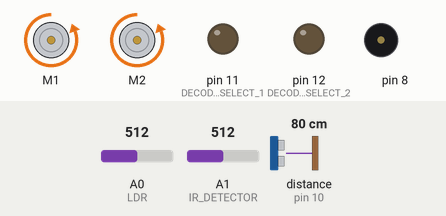
Simulated run of this sketch. Board: Arduino Uno, built with avr-gcc and run on an emulated ATmega328P. Shown: 2 × DC motor (green arrow = forward, orange = backward, longer = faster), output pins drawn as LEDs (lit = HIGH), buzzer (waves = sounding). Wiring (inferred from the names in the program): ultrasonic range finder: trigger pin 10; echo pin 10. Dashed ring = blinking. The inputs (shaded band) are chosen by the test bench; at power-on: A0 (LDR) = 512, A1 (IR_DETECTOR) = 512, distance to the obstacle (sensor on pin 10) 80 cm. The echo pulse lasts 58.3 µs per cm.

Above: at 0.71 s.
1.4 s: A0 (LDR) set to 1023
At 1.84 s:
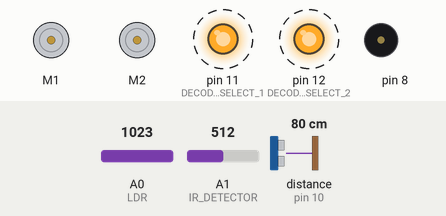
At 11.8 s:
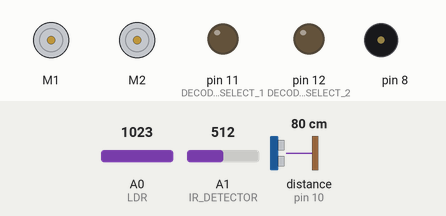
Timing chart, 0 to 12.1 s (numbered marks = the images above; inputs shaded):
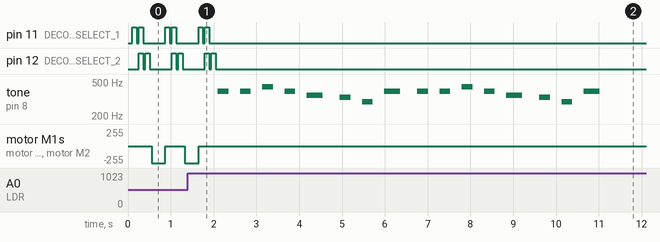

The sketch:

final.ino
```cpp
#include <MeMCore.h>

int status = 0;  // global status; 0 = do nothing, 1 = mBot runs

//DEBUGMODE
bool SERIAL_MONITOR_ON = true;  //Enable Serial Monitor
bool DEBUGMODE = false;         //Enable DEBUG Mode

//--COLOUR CALIBRATION AND READING--

//INITIALISATION

//LED controls
#define RGBWait 50  //Define time delay before changing to another LED colour
#define LDRWait 10  //Define time delay before taking another LDR reading in milliseconds

#define DECODER_SELECT_1 11  //D11 = DECODER PIN 2
#define DECODER_SELECT_2 12  //D12 = DECODER PIN 3
MeRGBLed RGBled(0, 30);
MePort ldr_adaptor(1);

#define LDR_DETECTOR 0  //A0
#define LDR 0           //LDR sensor pin at A0

//LED readings
#define RED_RGB 0
#define BLUE_RGB 1
#define GREEN_RGB 2

typedef enum {
  WHITE_PAPER = 1,
  BLACK_PAPER = 2,
  RED_PAPER = 3,
  GREEN_PAPER = 4,
  BLUE_PAPER = 5,
  PINK_PAPER = 6,
  ORANGE_PAPER = 7,
} PaperColours;

//floats to hold colour arrays.
//white, black and grey arrays are calibrated at the start of the day to account for discrepancies in sensor readings
float colourArray[] = { 0, 0, 0 };
float whiteArray[] = { 959.00, 983.00, 947.00 };
float blackArray[] = { 683.00, 821.00, 728.00 };
float greyDiff[] = { 390.00, 179.00, 218.00 };

//FUNCTIONS

//helper function to get average LDR readings
int getAvgReading(int times) {
  //find the average reading for the requested number of times of scanning LDR
  int reading;
  int total = 0;
  //take the reading as many times as requested and add them up
  for (int i = 0; i < times; i++) {
    reading = analogRead(LDR);
    total = reading + total;
    delay(LDRWait);
  }
  //calculate the average and return it
  return total / times;
}

//helper functions to control the LED lights:

//code for turning on the red LED only
void shineRed() {
  digitalWrite(DECODER_SELECT_1, HIGH);
  digitalWrite(DECODER_SELECT_2, LOW);
}

//code for turning on the green LED only
void shineGreen() {
  digitalWrite(DECODER_SELECT_1, HIGH);
  digitalWrite(DECODER_SELECT_2, HIGH);
}

//code for turning on the blue LED only
void shineBlue() {
  digitalWrite(DECODER_SELECT_1, LOW);
  digitalWrite(DECODER_SELECT_2, HIGH);
}

//code for turning off all the LEDs
void offLED() {
  digitalWrite(DECODER_SELECT_1, LOW);
  digitalWrite(DECODER_SELECT_2, LOW);
}

//function for colour calibration
void setBalance() {
  //set white balance
  Serial.println("Put White Sample For Calibration ...");
  delay(5000);  //delay for five seconds for getting sample ready

  //scan the white sample.
  //go through one colour at a time, set the maximum reading for each colour -- red, green and blue to the white array
  for (int i = 0; i <= 2; i++) {
    if (i == 0) shineRed();
    else if (i == 1) shineGreen();
    else shineBlue();
    delay(RGBWait);
    whiteArray[i] = getAvgReading(30);  //scan 30 times and return the average,
    offLED();
    delay(RGBWait);
  }

  //done scanning white, time for the black sample.
  //set black balance
  Serial.println("Put Black Sample For Calibration ...");
  delay(5000);  //delay for five seconds for getting sample ready
  //scan the black sample
  //go through one colour at a time, set the minimum reading for red, green and blue to the black array
  for (int i = 0; i <= 2; i++) {
    if (i == 0) shineRed();
    else if (i == 1) shineGreen();
    else shineBlue();
    delay(RGBWait);
    blackArray[i] = getAvgReading(30);
    offLED();
    delay(RGBWait);

    //the difference between the maximum and the minimum gives the range
    greyDiff[i] = whiteArray[i] - blackArray[i];
  }

  if (DEBUGMODE) {
    Serial.print("White Array: ");
    for (int i = 0; i < 3; i++) {
      Serial.print(whiteArray[i]);
      Serial.print(" ");
    }
    Serial.println();

    Serial.print("Black array: ");
    for (int i = 0; i < 3; i++) {
      Serial.print(blackArray[i]);
      Serial.print(" ");
    }
    Serial.println();

    Serial.print("Grey Array: ");
    for (int i = 0; i < 3; i++) {
      Serial.print(greyDiff[i]);
      Serial.print(" ");
    }
    Serial.println();
  }

  //delay another 5 seconds for getting ready colour objects
  Serial.println("Colour Sensor Is Ready.");
  delay(5000);
}

PaperColours detectColor() {
  //filling in the array of colour readings in R, G, B order {R,G,B}
  for (int c = 0; c <= 2; c++) {
    //turn on only one LED per loop
    if (c == 0) shineRed();
    else if (c == 1) shineGreen();
    else shineBlue();
    delay(RGBWait);
    //get the average of 5 consecutive LDR readings for the current colour and return an average
    colourArray[c] = getAvgReading(5);
    //normalize the obtained values to give values:
    //((average reading returned - lowest value) / maximum possible range)*255 to give a value between 0-255, representing the value for the current reflectivity (i.e. the colour LDR is exposed to)
    colourArray[c] = (colourArray[c] - blackArray[c]) / (greyDiff[c]) * 255;
    offLED();
    delay(RGBWait);

    //show the value for the current colour LED, which corresponds to either the R, G or B of the RGB code
    if (DEBUGMODE) {
      Serial.println(int(colourArray[c]));
    }
  }
  return getColour();
}

//function to determine colour underneath using data obtained during colour calibration
//values for conditions obtained during colour calibration previously
PaperColours getColour() {
  int threshold = 5;
  if (colourArray[RED_RGB] > 160) {
    if (colourArray[BLUE_RGB] > (230 - threshold)) {
      return WHITE_PAPER;
    } else if (colourArray[BLUE_RGB] > (195 - threshold)) {
      return PINK_PAPER;
    } else if (colourArray[BLUE_RGB] > (180 - threshold)) {
      return ORANGE_PAPER;
    } else {
      return RED_PAPER;
    }
  } else {
    if (colourArray[GREEN_RGB] > (240 - threshold)) {
      return BLUE_PAPER;
    } else {
      return GREEN_PAPER;
    }
  }
}

//--PROXIMITY SENSORS (ULTRASOUND AND IR)--

//INITIALISATION (ULTRASOUND)
#define TIMEOUT 1500        // Max microseconds to wait; choose according to max dist of wall
#define SPEED_OF_SOUND 340  //Update according to experiment
#define ULTRASONIC 10       //D10 = Ultrasonic
#define ULTRASONIC_DELAY 500

//FUNCTIONS (ULTRASOUND)

//function to get values for distance from right wall
double getUltrasonic() {
  //configure ultrasonic pin
  pinMode(ULTRASONIC, OUTPUT);

  //send ping
  digitalWrite(ULTRASONIC, LOW);
  delayMicroseconds(2);
  digitalWrite(ULTRASONIC, HIGH);
  delayMicroseconds(2);
  digitalWrite(ULTRASONIC, LOW);

  //configure ultrasonic pin
  pinMode(ULTRASONIC, INPUT);

  //record time taken for ping to return
  long duration = pulseIn(ULTRASONIC, HIGH, TIMEOUT);
  double distance_from_left = 0;
  //since the sound echos, time taken to travel to left wall is half
  //calculate the distance from the left wall
  if (duration > 0) {
    distance_from_left = duration / 2.0 / 1000000 * SPEED_OF_SOUND * 100;
  } else {
    //distance too far - error
    return -1;
  }

  //return calculated distance
  return distance_from_left;
}

//INITIALISATION (IR DETECTOR)
#define IR_DETECTOR 1  //A1
#define IR_WAIT 1

MePort ir_adaptor(0);

//FUNCTIONS (IR DETECTOR)

//helper function to turn on the IR emitter only
void shineIR() {
  digitalWrite(DECODER_SELECT_1, LOW);
  digitalWrite(DECODER_SELECT_2, LOW);
}

//helper function to turn off the IR emitter
void offIR() {
  digitalWrite(DECODER_SELECT_1, HIGH);
  digitalWrite(DECODER_SELECT_2, HIGH);
}

//function to get values for distance from left wall
double getIR() {
  offIR();  //to remove the emitted IR and only leave IR from the surroundings
  delay(IR_WAIT);

  double ambientIR = analogRead(IR_DETECTOR);  //reading only IR from the surroundings

  shineIR();
  delay(IR_WAIT);
  double reading = analogRead(IR_DETECTOR);  //reading IR from surroundings AND IR emitter
  double IR_val = ambientIR - reading; //calculate the reflected IR value by removing ambient light interference

  if (DEBUGMODE) {
    Serial.print("IR_val (0 - 1023): ");
    Serial.println(IR_val);
  }

  //return IR distance
  return IR_val;
}

//--MOVEMENT--

//INITIALISATION

MeDCMotor leftMotor(M1);   // assigning Left Motor to port M1
MeDCMotor rightMotor(M2);  // assigning Right Motor to port M2

//direction for turn function
#define TURN_LEFT 0
#define TURN_RIGHT 1

#define turning_time_ms 359.5    //the time duration (ms) for turning
uint8_t motorSpeed = 255;        //setting motor speed to an integer between 1 and 255
uint8_t nudgeSpeed = 182;        //nudgeSpeed<motorSpeed to make mbot swerve when too close to either wall
#define double_time_forward 777  //time taken to move one grid forward for compound functions

//FUNCTIONS

//function to stop both motors (i.e. make the mbot stop moving)
void stopMotor() {
  leftMotor.stop();
  rightMotor.stop();
}

//function to move forward
//since left and right motor are turning in opposite directions, sign for the motors are different
void moveForward() {
  leftMotor.run(-motorSpeed);
  rightMotor.run(motorSpeed);
}

//helper function to turn
void turn(int dir, double deg) {
  //0 for left, 1 for right
  if (dir == 0) {
    leftMotor.run(motorSpeed);            //+ve: wheel turns clockwise
    rightMotor.run(motorSpeed);           //+ve: wheel turns clockwise
    delay((turning_time_ms / 90) * deg);  //keep turning left for this time duration, adjust to set angle
    stopMotor();
  }
  if (dir == 1) {
    leftMotor.run(-motorSpeed);           //-ve: wheel turns anti-clockwise
    rightMotor.run(-motorSpeed);          //-ve: wheel turns anti-clockwise
    delay((turning_time_ms / 90) * deg);  //keep turning left for this time duration, adjust to set angle
    stopMotor();
  }
}

//function to turn left 90 deg within the same grid
void turnLeft() {
  turn(TURN_LEFT, 80);  //calibration for overturning
}

//function to turn right 90 deg within the same grid
void turnRight() {
  turn(TURN_RIGHT, 80);  //calibration for overturning
}

//function to turn 180 deg within the same grid
void uTurn() {
  turn(TURN_LEFT, 155);  //calibration for overturning
}

//function to swerve left
void nudgeLeft() {
  leftMotor.run(-nudgeSpeed);
  rightMotor.run(motorSpeed);  //left wheel moves slower than right wheel--will swerve left
}

//function to swerve right
void nudgeRight() {
  leftMotor.run(-motorSpeed);
  rightMotor.run(nudgeSpeed);  //right wheel moves slower than left wheel--will swerve right
}

//function to do double left turn
void doubleLeftTurn() {
  turnLeft();
  moveForward();  //
  delay(double_time_forward);
  turnLeft();
}

//function to do double right turn
void doubleRightTurn() {
  turnRight();
  moveForward();
  delay(double_time_forward);
  turnRight();
}

//INITIALISATION FOR MOVING STRAIGHT:
//is set at the beginning in setup
double threshold_left = 0;
double threshold_right = 0;

//function to move straight:
//code to move forward and nudge when too close to either wall
void moveStraight() {
  double distance_from_left = getUltrasonic();  //closer corresponds to smaller distance_from_left
  double distance_from_right = getIR();         //closer corresponds to larger distance_from_right

  //condition to account for no walls on either side:
  //if either wall too far, do not make false positive nudges and move forward
  if (distance_from_left == -1 || distance_from_right > threshold_right * 1.25) {
    moveForward();
  }

  //if too close to left wall, nudge right
  else if (distance_from_left > 0 && distance_from_left < threshold_left) {
    nudgeRight();
    delay(10);
  }

  //if too close to right wall, nudge left
  else if (distance_from_right > threshold_right) {
    nudgeLeft();
    delay(10);
  }

  //if in centre, do not nudge and move forward
  else {
    moveForward();
  }

  //print distances from either wall to check readings and variables in the condiitonals
  if (DEBUGMODE) {
    Serial.print("Right: ");
    Serial.println(distance_from_right);
    Serial.print("Left (cm): ");
    Serial.println(distance_from_left);
  }
}

//--CELEBRATION--

//INITIALISATION
MeBuzzer buzzer;  //create buzzer object

//FUNCTION

//function to play celebratory tune
void celebrate() {
  // Justin Bieber - "Baby" (short buzzer version)
  int tempo = 250;
  int gap = 20;

  // ---- Part 1: "Baby, baby, baby oh~" ----
  buzzer.tone(392, tempo);
  delay(tempo + gap);  // G4 "Ba"
  buzzer.tone(392, tempo);
  delay(tempo + gap);  // G4 "by"
  buzzer.tone(440, tempo);
  delay(tempo + gap);  // A4 "ba"
  buzzer.tone(392, tempo);
  delay(tempo + gap);  // G4 "by"
  buzzer.tone(349, tempo * 1.5);
  delay(tempo * 1.5 + gap);  // F4 "oh~"
  buzzer.tone(330, tempo);
  delay(tempo + gap);  // E4
  buzzer.tone(294, tempo);
  delay(tempo + gap);  // D4
  buzzer.tone(392, tempo * 1.5);
  delay(tempo * 1.5 + gap);  // G4 ending

  // ---- Part 2: "Baby, baby, baby no~" ----
  buzzer.tone(392, tempo);
  delay(tempo + gap);  // G4 "Ba"
  buzzer.tone(392, tempo);
  delay(tempo + gap);  // G4 "by"
  buzzer.tone(440, tempo);
  delay(tempo + gap);  // A4 "ba"
  buzzer.tone(392, tempo);
  delay(tempo + gap);  // G4 "by"
  buzzer.tone(349, tempo * 1.5);
  delay(tempo * 1.5 + gap);  // F4 "no~"
  buzzer.tone(330, tempo);
  delay(tempo + gap);  // E4
  buzzer.tone(294, tempo);
  delay(tempo + gap);  // D4
  buzzer.tone(392, tempo * 1.5);
  delay(tempo * 1.5 + gap);  // G4 ending

  buzzer.noTone();
}

//--CHALLENGE MODE--

//INITIALISATION

//line detector (entering of challenge mode)
MeLineFollower lineFinder(PORT_3);  // assigning lineFinder to RJ25 port 2
int sensorState;

//FUNCTION

//function to decide what action to do
void action(PaperColours c) {
  if (c == RED_PAPER) {
    turnLeft();
  } else if (c == BLUE_PAPER) {
    doubleRightTurn();
  } else if (c == GREEN_PAPER) {
    turnRight();
  } else if (c == PINK_PAPER) {
    doubleLeftTurn();
  } else if (c == ORANGE_PAPER) {
    uTurn();
  } else if (c == WHITE_PAPER) {
    celebrate();
    status = 1;  //end of maze--when loop runs again, mbot does nothing as status redfined as 1
  } else {
    return;
  }
}

//--RUNNING THE MBOT--

void setup() {  //Begin serial communication
  if (SERIAL_MONITOR_ON) {
    Serial.begin(9600);
  }
  //Configure LDR pins
  pinMode(LDR_DETECTOR, INPUT);

  //Configure IR pins
  pinMode(IR_DETECTOR, INPUT);

  //Configure decoder pins
  pinMode(DECODER_SELECT_1, OUTPUT);
  pinMode(DECODER_SELECT_2, OUTPUT);

  //delay to give time to react/move hands away before mbot starts moving
  delay(100);
  double offset = 2;
  //setting threshold values that represent being centre of the path
  //offset to allow mbot some leeway from the centre
  threshold_right = getIR() - offset;
  threshold_left = getUltrasonic() + offset;
}

void loop() {
  sensorState = lineFinder.readSensors();
  if (status == 0) {                     //if mbot did not reach the end of the maze yet, continue moving straight and checking for challenges
    if (sensorState != S1_OUT_S2_OUT) {  //so long as one sensor is on the black strip, enter CHALLENGE MODE
      stopMotor();
      action(detectColor());  //mbot goes into CHALLENGE MODE
    } else {
      moveStraight();  //continue moving striaght if no coloured paper underneath
    }
  }
  //if the mbot was already at the end of the maze (white paper underneath), it stops moving and stops checking for challenges
  else { stopMotor(); }
}
```

Measured:
- after the input at 1.4 s, pin 11 (DECODER_SELECT_1): goes on until 1.9 s, then stays LOW; pin 12 (DECODER_SELECT_2): goes on until 2.0 s, then stays LOW
